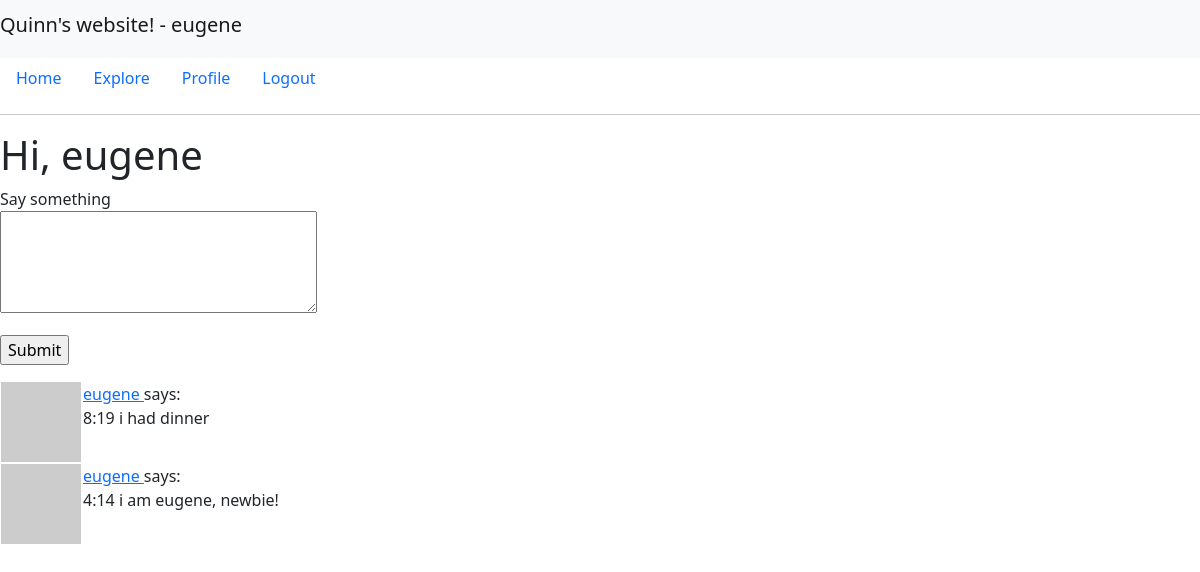
The page /index (signed in) on the database its author committed.
### app/models.py (models this page shows, shortened)
class User(UserMixin,db.Model): # tutorial 5 -usermixin
    id=db.Column(db.Integer,primary_key=True)
    username=db.Column(db.String(64),index=True,unique=True)
    email=db.Column(db.String(120),index=True,unique=True)
    password_hash=db.Column(db.String(128))
    posts=db.relationship('Post',backref='author',lazy='dynamic') # User 생성시에 posts는 입력하지 않음,걍 relationship임(line45와 비교)
    about_me=db.Column(db.String(140))
    last_seen=db.Column(db.DateTime,default=datetime.utcnow)
    followed=db.relationship(
        'User',secondary=followers,
        primaryjoin=(followers.c.follower_id==id), # 팬(follower)
        secondaryjoin=(followers.c.followed_id==id), # 연예인(followed)
        backref=db.backref('followers',lazy='dynamic'),lazy='dynamic'#
    )
    def avatar(self,size):
        digest=md5(self.email.lower().encode('utf-8')).hexdigest()
        return 'https://www.gravatar.com/avatar/{}?d=identicon&s={}'.format(digest,size)
    def followed_posts(self):
        followed= Post.query.join( # after join: 전체 post 테이블에 follower id가 추가됨.
            followers,(followers.c.followed_id==Post.user_id)).filter(
                followers.c.follower_id==self.id)
        own=Post.query.filter_by(user_id=self.id)
        return followed.union(own).order_by(Post.timestamp.desc()) # after filter: 이 함수를 쓸 follower user가 follow한 포스트 테이블만 추려짐

class Post(db.Model):
    id=db.Column(db.Integer,primary_key=True)
    body=db.Column(db.String(140))
    timestamp=db.Column(db.DateTime,index=True,default=datetime.utcnow)
    user_id=db.Column(db.Integer,db.ForeignKey('user.id')) # user_id는 Post를 생성할 때 필수로 입력해야 함.

### app/routes.py (the view)
@app.route('/',methods=['GET','POST'])
@app.route('/index',methods=['GET','POST']) # 앞으로 홈화면엔 글 작성란이 뜰테니까 post 추가
@login_required
def index():
    form=PostForm()
    if form.validate_on_submit():
        post=Post(body=form.post.data,author=current_user)
        db.session.add(post)
        db.session.commit()
        flash('Your post is now live!')
        return redirect(url_for('index'))
    page=request.args.get('page',1,type=int)
    posts=current_user.followed_posts().paginate(
        page,app.config['POSTS_PER_PAGE'],False)
    next_url = url_for('index', page=posts.next_num) \
        if posts.has_next else None
    prev_url = url_for('index', page=posts.prev_num) \
        if posts.has_prev else None
    return render_template('index.html',title='Home Page',form=form,posts=posts.items,
                           next_url=next_url,prev_url=prev_url)

### app/forms.py
class PostForm(FlaskForm):
    post=TextAreaField('Say something',validators=[DataRequired(),Length(min=1,max=140)])
    submit=SubmitField('Submit')

### app/models.py (called while the page is built)
@login.user_loader # tutorial 5 - every time when logged in user navigates to new page, flask-login retrieves id of him from the session and load it into memory
def load_user(id):# bc flask-login know nothing about db, so user_loader helps the extention to load a user
    return User.query.get(int(id))

### app/routes.py (called while the page is built)
@app.before_request # this decorator is useful bc now i can insert code i want to execute before any view function
def before_request():
    if current_user.is_authenticated:
        current_user.last_seen=datetime.utcnow()
        db.session.commit()

### app/templates/index.html (shortened to what this page needs)
{% extends 'layout/base.html' %}
{%block content%}
    <h1>Hi, {{current_user.username}}</h1>
    {%if form%}
    <form action="" method='post'>
    <p>
        {{form.post.label}}<br>
        {{form.post(cols=32,rows=4)}}<br>
    </p>
    <p>{{form.submit()}}</p>
    </form>
    {%endif%}
    {%for post in posts%}
        {%include 'layout/_post.html'%}
    {%endfor%}
{%endblock%}

### app/templates/layout/base.html (shortened to what this page needs)
<!doctype html>
<html lang="en">
  <head>
    <link href="https://cdn.jsdelivr.net/npm/bootstrap@5.1.3/dist/css/bootstrap.min.css" rel="stylesheet">
  </head>
  <body>
    <nav class="navbar navbar-light bg-light">
      <span class="navbar-brand mb-2 h1">Quinn's website! - {{current_user.username}}</span>
    </nav>
    <ul class="nav">
      <li class="nav-item">
        <a class="nav-link" href="{{url_for('index')}}">Home</a>
      </li>
      <li class="nav-item">
        <a class="nav-link" href="{{url_for('explore')}}">Explore</a>
      </li>
      {% if current_user.is_anonymous %}
      <li class="nav-item">
        <a class="nav-link" href="{{url_for('login')}}">Login</a>
      </li>
      {%else %}
      <li class="nav-item">
        <a class="nav-link" href="{{url_for('user',username=current_user.username)}}">Profile</a>
      </li>
      <li class="nav-item">
        <a class="nav-link" href="{{url_for('logout')}}">Logout</a>
      </li>
      {%endif%}
    </ul>
    <hr>
    {%block content%}
    {%endblock%}
  </body>
</html>

### app/templates/layout/_post.html
<table>
    <tr valign="top">
        <td><img src="{{post.author.avatar(36)}}"></td>
        <td>
            <a href="{{url_for('user',username=post.author.username)}}">
                {{post.author.username}}
            </a>
            says:<br>{{post.body}}
        </td>
    </tr>
</table>

### rows shown on the page
User: username "eugene"
Post: author.username "eugene", body "8:19 i had dinner"
Post: author.username "eugene", body "4:14 i am eugene, newbie!"
